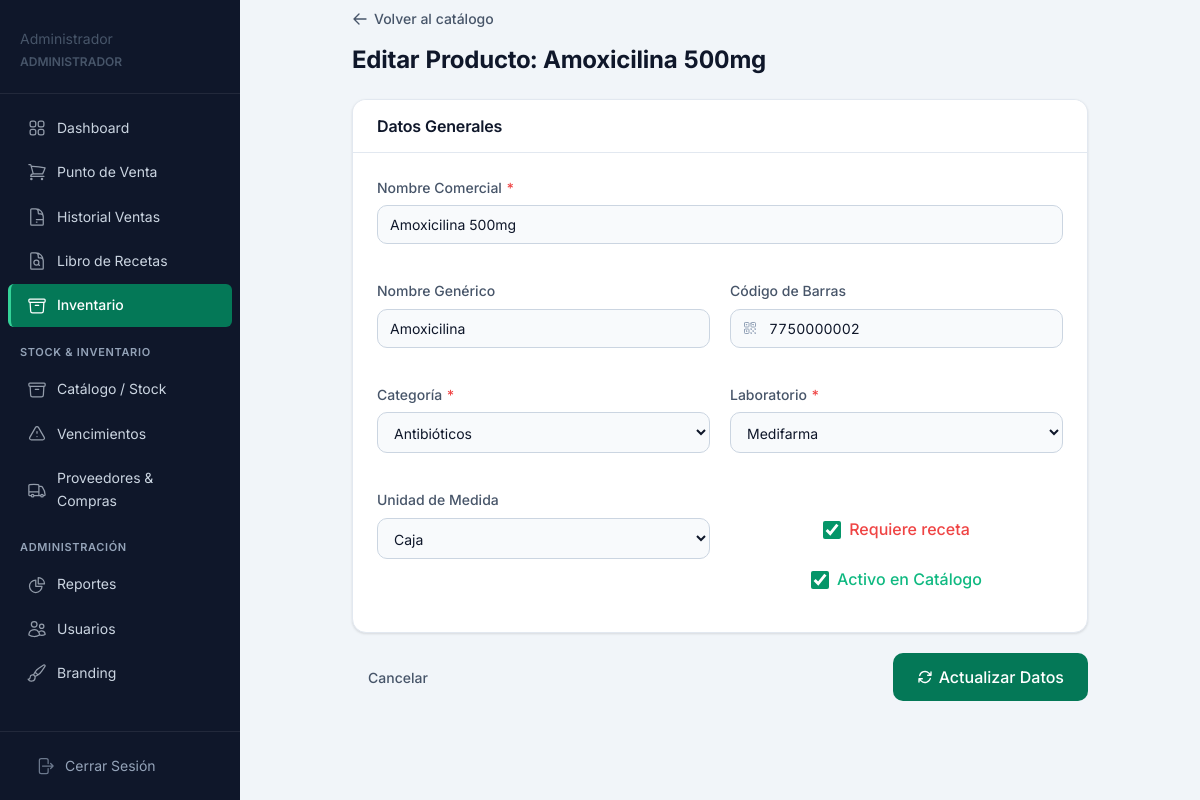
The app's page /modules/inventario/editar_producto.php?id=2 (signed in) with its own data.
### tables this page shows
CREATE TABLE IF NOT EXISTS productos (
  id INT PRIMARY KEY AUTO_INCREMENT,
  nombre VARCHAR(200) NOT NULL,
  nombre_generico VARCHAR(200),
  codigo_barras VARCHAR(100) UNIQUE,
  categoria_id INT,
  laboratorio_id INT,
  unidad_medida VARCHAR(50) DEFAULT 'unidad',
  requiere_receta TINYINT(1) DEFAULT 0,
  descripcion TEXT,
  activo TINYINT(1) DEFAULT 1,
  creado_en DATETIME DEFAULT CURRENT_TIMESTAMP,
  FOREIGN KEY (categoria_id) REFERENCES categorias(id),
  FOREIGN KEY (laboratorio_id) REFERENCES laboratorios(id)
);

CREATE TABLE IF NOT EXISTS categorias (
  id INT PRIMARY KEY AUTO_INCREMENT,
  nombre VARCHAR(100) NOT NULL UNIQUE,
  descripcion TEXT
);

CREATE TABLE IF NOT EXISTS laboratorios (
  id INT PRIMARY KEY AUTO_INCREMENT,
  nombre VARCHAR(150) NOT NULL,
  pais VARCHAR(80),
  telefono VARCHAR(20),
  email VARCHAR(150)
);

### modules/inventario/editar_producto.php (the view, shortened to what this page needs)
<?php
$pdo = conectar();
$id = (int)($_GET['id'] ?? 0);
$stmtProd = $pdo->prepare("SELECT * FROM productos WHERE id = ?");
$stmtProd->execute([$id]);
$producto = $stmtProd->fetch();
$categorias = $pdo->query("SELECT * FROM categorias ORDER BY nombre")->fetchAll();
$laboratorios = $pdo->query("SELECT * FROM laboratorios ORDER BY nombre")->fetchAll();
include __DIR__ . '/../../views/layout/header.php';
?>
<div class="container" style="max-width: 800px;">
    <div class="mb-6">
        <a href="lista_productos.php" class="btn btn-ghost" style="padding-left: 0; margin-bottom: 8px;">
            <svg xmlns="http://www.w3.org/2000/svg" fill="none" viewBox="0 0 24 24" stroke-width="2" stroke="currentColor">
                <path stroke-linecap="round" stroke-linejoin="round" d="M10.5 19.5L3 12m0 0l7.5-7.5M3 12h18" />
            </svg>
            Volver al catálogo
        </a>
        <h1 class="text-2xl m-0">Editar Producto: <?= htmlspecialchars($producto['nombre']) ?></h1>
    </div>
    <form action="" method="POST">
        <div class="card">
            <div class="card-header"><h2 class="card-titulo">Datos Generales</h2></div>
            <div class="card-body grid-2-cols">
                <div class="form-group" style="grid-column: span 2;">
                    <label class="form-label">Nombre Comercial <span class="text-peligro">*</span></label>
                    <input type="text" name="nombre" class="form-control" required value="<?= htmlspecialchars($producto['nombre']) ?>">
                </div>
                <div class="form-group">
                    <label class="form-label">Nombre Genérico</label>
                    <input type="text" name="nombre_generico" class="form-control" value="<?= htmlspecialchars($producto['nombre_generico']) ?>">
                </div>
                <div class="form-group">
                    <label class="form-label">Código de Barras</label>
                    <div class="input-icon-wrapper">
                        <input type="text" name="codigo_barras" class="form-control" style="font-variant-numeric: tabular-nums;" value="<?= htmlspecialchars($producto['codigo_barras']) ?>">
                    </div>
                </div>
                <div class="form-group">
                    <label class="form-label">Categoría <span class="text-peligro">*</span></label>
                    <select name="categoria_id" class="form-control" required>
                        <?php foreach ($categorias as $c): ?>
                            <option value="<?= $c['id'] ?>" <?= $c['id'] == $producto['categoria_id'] ? 'selected' : '' ?>><?= htmlspecialchars($c['nombre']) ?></option>
                        <?php endforeach; ?>
                    </select>
                </div>
                <div class="form-group">
                    <label class="form-label">Laboratorio <span class="text-peligro">*</span></label>
                    <select name="laboratorio_id" class="form-control" required>
                        <?php foreach ($laboratorios as $l): ?>
                            <option value="<?= $l['id'] ?>" <?= $l['id'] == $producto['laboratorio_id'] ? 'selected' : '' ?>><?= htmlspecialchars($l['nombre']) ?></option>
                        <?php endforeach; ?>
                    </select>
                </div>
                <div class="form-group">
                    <label class="form-label">Unidad de Medida</label>
                    <select name="unidad_medida" class="form-control">
                        <?php
                        $unidades = ['unidad', 'caja', 'blíster', 'frasco', 'tubo'];
                        foreach ($unidades as $u): ?>
                            <option value="<?= $u ?>" <?= $producto['unidad_medida'] == $u ? 'selected' : '' ?>><?= ucfirst($u) ?></option>
                        <?php endforeach; ?>
                    </select>
                </div>
                <div class="form-group flex" style="align-items: center; margin-top: 28px; gap: 24px;">
                    <label class="form-check">
                        <input type="checkbox" name="requiere_receta" value="1" <?= $producto['requiere_receta'] ? 'checked' : '' ?>>
                        <span class="font-medium text-peligro">Requiere receta</span>
                    </label>
                    <label class="form-check">
                        <input type="checkbox" name="activo" value="1" <?= $producto['activo'] ? 'checked' : '' ?>>
                        <span class="font-medium text-exito">Activo en Catálogo</span>
                    </label>
                </div>
            </div>
        </div>
        <div class="flex justify-between items-center mb-8">
            <button type="button" class="btn btn-ghost" onclick="window.history.back()">Cancelar</button>
            <button type="submit" class="btn btn-primario btn-lg">
                Actualizar Datos
            </button>
        </div>
    </form>
</div>
<?php include __DIR__ . '/../../views/layout/footer.php'; ?>

### assets/css/main.css (style rules this page uses)
:root { --verde-900: #064e3b; --verde-800: #065f46; --verde-700: #047857; --verde-600: #059669; --verde-500: #10b981; --verde-400: #34d399; --verde-300: #6ee7b7; --verde-100: #d1fae5; --verde-50: #ecfdf5; --bg-app: #f1f5f9; --bg-sidebar: #0f172a; --bg-card: #ffffff; --bg-input: #f8fafc; --bg-hover: #f1f5f9; --texto-primario: #0f172a; --texto-secundario: #475569; --texto-terciario: #94a3b8; --texto-sidebar: #cbd5e1; --texto-sidebar-act: #ffffff; --texto-inverso: #ffffff; --borde: #e2e8f0; --borde-focus: #10b981; --borde-input: #cbd5e1; --semaforo-rojo-bg: #fef2f2; --semaforo-rojo-texto: #dc2626; --semaforo-rojo-borde: #fca5a5; --semaforo-amarillo-bg: #fffbeb; --semaforo-amarillo-texto: #d97706; --semaforo-amarillo-borde: #fcd34d; --semaforo-verde-bg: #f0fdf4; --semaforo-verde-texto: #16a34a; --semaforo-verde-borde: #86efac; --color-exito: #10b981; --color-exito-bg: #ecfdf5; --color-advertencia: #f59e0b; --color-advertencia-bg: #fffbeb; --color-peligro: #ef4444; --color-peligro-bg: #fef2f2; --color-info: #3b82f6; --color-info-bg: #eff6ff; --kpi-ventas-bg: #ecfdf5; --kpi-ventas-icon: #059669; --kpi-tx-bg: #eff6ff; --kpi-tx-icon: #3b82f6; --kpi-stock-bg: #fef2f2; --kpi-stock-icon: #ef4444; --kpi-vence-bg: #fffbeb; --kpi-vence-icon: #d97706; --fuente: 'Inter', system-ui, -apple-system, sans-serif; --text-xs: 0.75rem; --text-sm: 0.875rem; --text-base: 1rem; --text-lg: 1.125rem; --text-xl: 1.25rem; --text-2xl: 1.5rem; --text-3xl: 1.875rem; --espacio-1: 0.25rem; --espacio-2: 0.5rem; --espacio-3: 0.75rem; --espacio-4: 1rem; --espacio-5: 1.25rem; --espacio-6: 1.5rem; --espacio-8: 2rem; --espacio-10: 2.5rem; --espacio-12: 3rem; --radio-sm: 6px; --radio: 10px; --radio-lg: 14px; --radio-xl: 20px; --radio-full: 9999px; --sombra-xs: 0 1px 2px rgba(0,0,0,0.05); --sombra-sm: 0 1px 3px rgba(0,0,0,0.08), 0 1px 2px rgba(0,0,0,0.04); --sombra: 0 4px 6px rgba(0,0,0,0.05), 0 2px 4px rgba(0,0,0,0.04); --sombra-md: 0 10px 15px rgba(0,0,0,0.07), 0 4px 6px rgba(0,0,0,0.04); --sombra-lg: 0 20px 25px rgba(0,0,0,0.08), 0 10px 10px rgba(0,0,0,0.03); --transicion: all 0.15s ease; --transicion-lenta: all 0.25s ease; --sidebar-ancho: 240px; --sidebar-ancho-col: 64px; --topbar-alto: 60px; --contenido-padding: 24px; --z-base: 1; --z-dropdown: 10; --z-sticky: 20; --z-sidebar: 30; --z-overlay: 40; --z-modal: 50; --color-primario: #047857; --color-primario-claro: #ecfdf5; --color-primario-hover: #065f46; --color-acento: #10b981; --color-fondo: #f1f5f9; --color-superficie: #ffffff; --color-borde: #e2e8f0; --color-texto: #0f172a; --color-texto-secundario: #475569; --radio: 10px; --sombra: 0 1px 3px rgba(0,0,0,0.08), 0 1px 2px rgba(0,0,0,0.04); --sombra-md: 0 10px 15px rgba(0,0,0,0.07), 0 4px 6px rgba(0,0,0,0.04); }
*, *::before, *::after { box-sizing: border-box; margin: 0; padding: 0; }
html { scroll-behavior: smooth; -webkit-text-size-adjust: 100%; }
body { font-family: var(--fuente); background-color: var(--bg-app); color: var(--texto-primario); line-height: 1.6; font-size: var(--text-base); -webkit-font-smoothing: antialiased; -moz-osx-font-smoothing: grayscale; font-variant-numeric: tabular-nums; }
h1, h2, h3, h4, h5, h6 { font-weight: 600; line-height: 1.25; color: var(--texto-primario); letter-spacing: -0.01em; }
h1 { font-size: var(--text-2xl); font-weight: 700; }
h2 { font-size: var(--text-xl); }
a { text-decoration: none; color: inherit; }
button, input, select, textarea { font-family: inherit; font-size: inherit; }
.text-2xl { font-size: var(--text-2xl); }
.font-medium { font-weight: 500; }
.text-peligro { color: var(--color-peligro); }
.text-exito { color: var(--color-exito); }
.container { max-width: 1200px; margin: 0 auto; width: 100%; }
.flex { display: flex; }
.items-center { align-items: center; }
.justify-between { justify-content: space-between; }
.m-0 { margin: 0; }
.mb-6 { margin-bottom: var(--espacio-6); }
.mb-8 { margin-bottom: var(--espacio-8); }

### assets/css/responsive.css (style rules this page uses)
.grid-2-cols, .grid-3-cols, .grid-4-cols { grid-template-columns: 1fr; }
@media (min-width: 768px) { .grid-2-cols { grid-template-columns: 1fr 1fr; gap: 20px; } }
@media (min-width: 1024px) { .main-content > .container { padding: 0 var(--espacio-8); } }

### records on screen
productos: nombre "Amoxicilina 500mg", nombre_generico "Amoxicilina", codigo_barras "7750000002", categoria_id "Antibióticos", laboratorio_id "Medifarma", unidad_medida "Caja", requiere_receta "☑", activo "☑"

### other values on screen
$_SESSION['nombre'] "Administrador"
$nombre_rol "ADMINISTRADOR"
